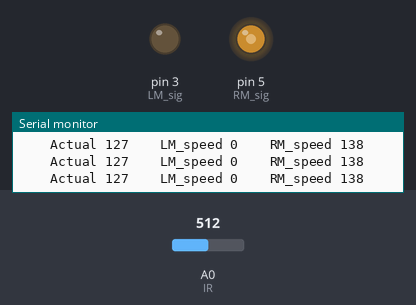
This sketch was run on a simulated Arduino Uno, built with avr-gcc and run on an emulated ATmega328P. Shown: output pins drawn as LEDs (lit = HIGH), the last lines printed to the serial monitor. Inputs (shaded band) come from the test bench; at power-on: A0 (IR) = 512.

Above: at 1.2 s.
1.3 s: A0 (IR) set to 716
At 1.9 s:
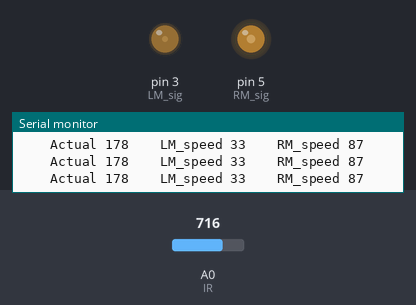
2.8 s: A0 (IR) set to 306
At 3.5 s:
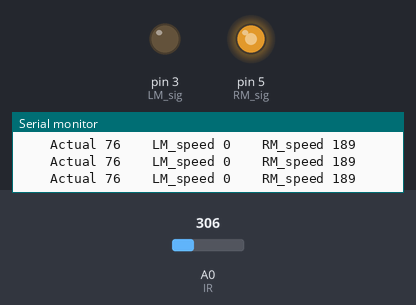
4.3 s: A0 (IR) set to 390
At 4.6 s:
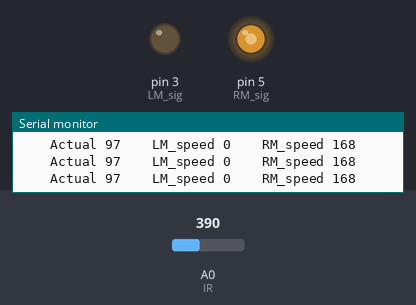
5.8 s: A0 (IR) set to 416
At 6.2 s:
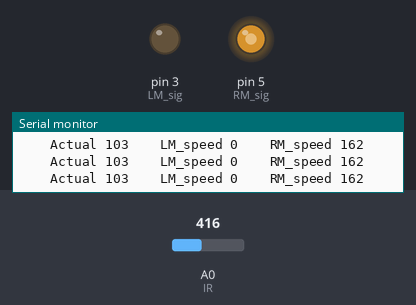
Timing chart, 0 to 8.3 s (numbered marks = the images above; inputs shaded):
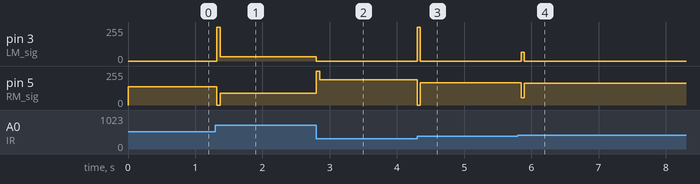

The sketch:

AAcode_dg2.ino
```cpp
  int LM_sig = 3;                            //Pin Left Motor is attached to
  int RM_sig = 5;                            //Pin Right Motor is attahced to
  int LM_speed;                              //Variable for spped of Left Motor
  int RM_speed;                              //Variable for spped of Right Motor
  int Avg_speed = 60;                        //Average (Nominal) speed of the robot
  int IR = 0;                                //Pin Sensor is attahced to
  float Kp = 1.00000;                        //Proportionality constant
  float Kd = 0.00090;                        //Derivative constant
  float Ki = 0.00000;                        //Integral constant
  float LoopTime = 0.05000;                  //Time that the loop takes to run
  float deltaTime = (LoopTime / 1000.00000); //Convert Loop time to seconds
  float ErrOld = 0.00000;                    //Variable for previous error
  float ErrSum = 0.00000;                    //Variable for the sum of error over time
  float Err = 0.00000;                       //Variable for error
  float ErrP;                                //Variable for Proportional error
  float ErrD;                                //Variable for Derivative error
  float ErrI;                                //Variable for Integral error
  int Command;                               //Variable for Command output
  int Desired = 205;                          //Sensor offset value for perfectly on the line. This is what we want to contol to
  int Actual;                                //Variable for Actual Sensor value

void setup(){
  Serial.begin(9600);
  //Sets up the Serial port
}

void loop(){
  Actual = map(analogRead(IR), 0, 1023, 0, 255);
  //Reads in sensor value and re-maps it to the output range

  Err = Desired - Actual;
  //PID wants the error to be zero, so subtract the sensor value from the offset. This is how far away from the target we currently are
  ErrSum = ErrSum + Err;
  //Adding up error over time for use in Integral

  delay(LoopTime);
  //Delays the loop for the requested looptime

  ErrP = Kp * Err;

  ErrD = Kd * (Err - ErrOld) / deltaTime;

  ErrI = Ki * ErrSum * deltaTime;

  Command = ErrP + ErrD + ErrI;
  //Adds up the respective P, I & D errors to produce the total command output

  LM_speed = constrain(Avg_speed - Command, 0, 255);
  RM_speed = constrain(Avg_speed + Command, 0, 255);
  //Calculates the speed between 0 and 255 for each motor

  analogWrite(LM_sig, LM_speed);
  analogWrite(RM_sig, RM_speed);
  //Outputs the motor speeds


  ErrOld = Err;
  //Sets current error to what will be previous error for next loop. Used in derivative calculation

  Serial.print("    Actual ");
  Serial.print(Actual);
  Serial.print("    LM_speed ");
  Serial.print(LM_speed);
  Serial.print("    RM_speed ");
  Serial.println(RM_speed);
  //Prints the Sensor value and motor speed to the serial port. Used for tuning.

}
```

Measured:
- after the input at 1.3 s, pin 3 (LM_sig): 0/255 → 33/255 at once; pin 5 (RM_sig): 138/255 → 87/255 at once
- after the input at 2.8 s, pin 3 (LM_sig): 33/255 → 0/255 at once; pin 5 (RM_sig): 87/255 → 189/255 at once
- after the input at 4.3 s, pin 3 (LM_sig): 0/255 → 255/255 at once, → 0/255 0.05 s later; pin 5 (RM_sig): 189/255 → 168/255 at once
- after the input at 5.8 s, pin 3 (LM_sig): 0/255 → 66/255 after 0.05 s, → 0/255 0.05 s later; pin 5 (RM_sig): 168/255 → 162/255 after 0.05 s
